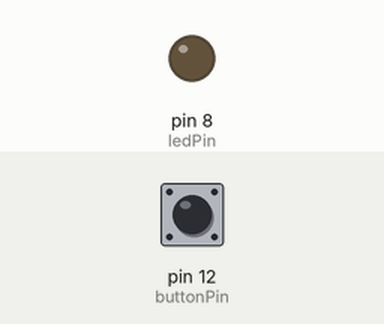
The sketch below on a simulated Arduino Uno, built with avr-gcc and run on an emulated ATmega328P. Parts: output pins drawn as LEDs (lit = HIGH). The inputs (shaded band) are chosen by the test bench; at power-on: pin 12 (buttonPin) LOW. What the sketch prints to the serial monitor is not drawn.

Above: at 1.2 s.
1.3 s: pin 12 (buttonPin) pulled HIGH for 0.15 s
At 2.5 s:
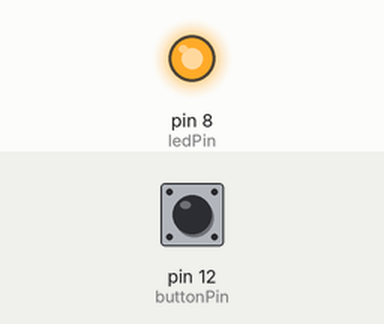
2.9 s: pin 12 (buttonPin) pulled HIGH for 1 s
At 3.8 s:
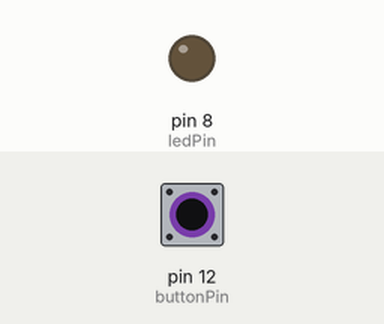
5.4 s: pin 12 (buttonPin) pulled HIGH for 3.2 s
At 5.7 s:
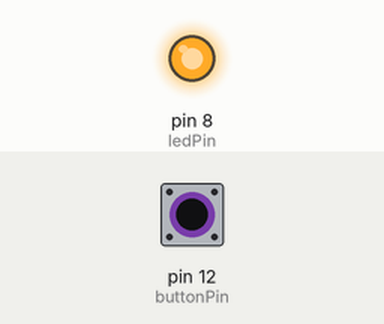
Timing chart, 0 to 8.4 s (numbered marks = the images above; inputs shaded):
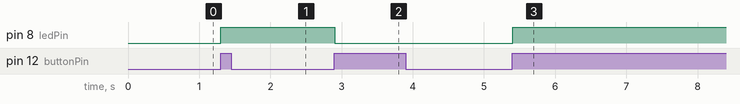

The sketch:

Pushbutton_as_toggle_switch.ino
```cpp
int ledState = 0;
int ledPin = 8;
int buttonPin = 12;
int buttonNew;
int buttonOld = 1;
int dt = 100;
void setup() {
  // put your setup code here, to run once:
  Serial.begin (9600);
  pinMode (ledPin , OUTPUT);
  pinMode(buttonPin, INPUT);
}

void loop() {
  // put your main code here, to run repeatedly:
  buttonNew = digitalRead(buttonPin);
  Serial.print(buttonNew);

  if (buttonOld == 0 && buttonNew ==1)
  {
    if (ledState == 0){
      digitalWrite (ledPin , HIGH);
      ledState =1;
    }
    else {digitalWrite(ledPin , LOW);
          ledState =0;
    }

  }
  buttonOld= buttonNew;
  delay (dt);
}
```

Measured:
- after the input at 1.3 s, pin 8 (ledPin): LOW → HIGH at once
- after the input at 2.9 s, pin 8 (ledPin): HIGH → LOW at once
- after the input at 5.4 s, pin 8 (ledPin): LOW → HIGH at once
